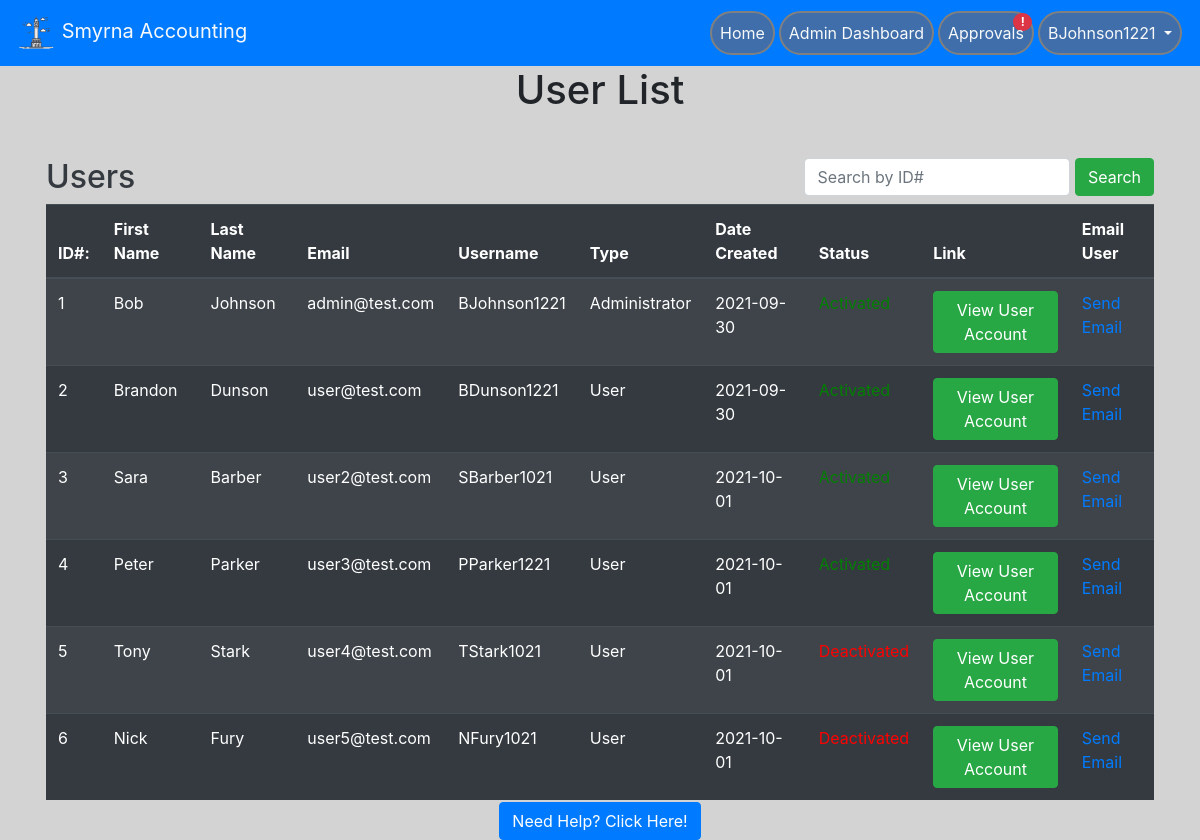
/adminPortal (signed in), run on an earlier commit of the app's database.
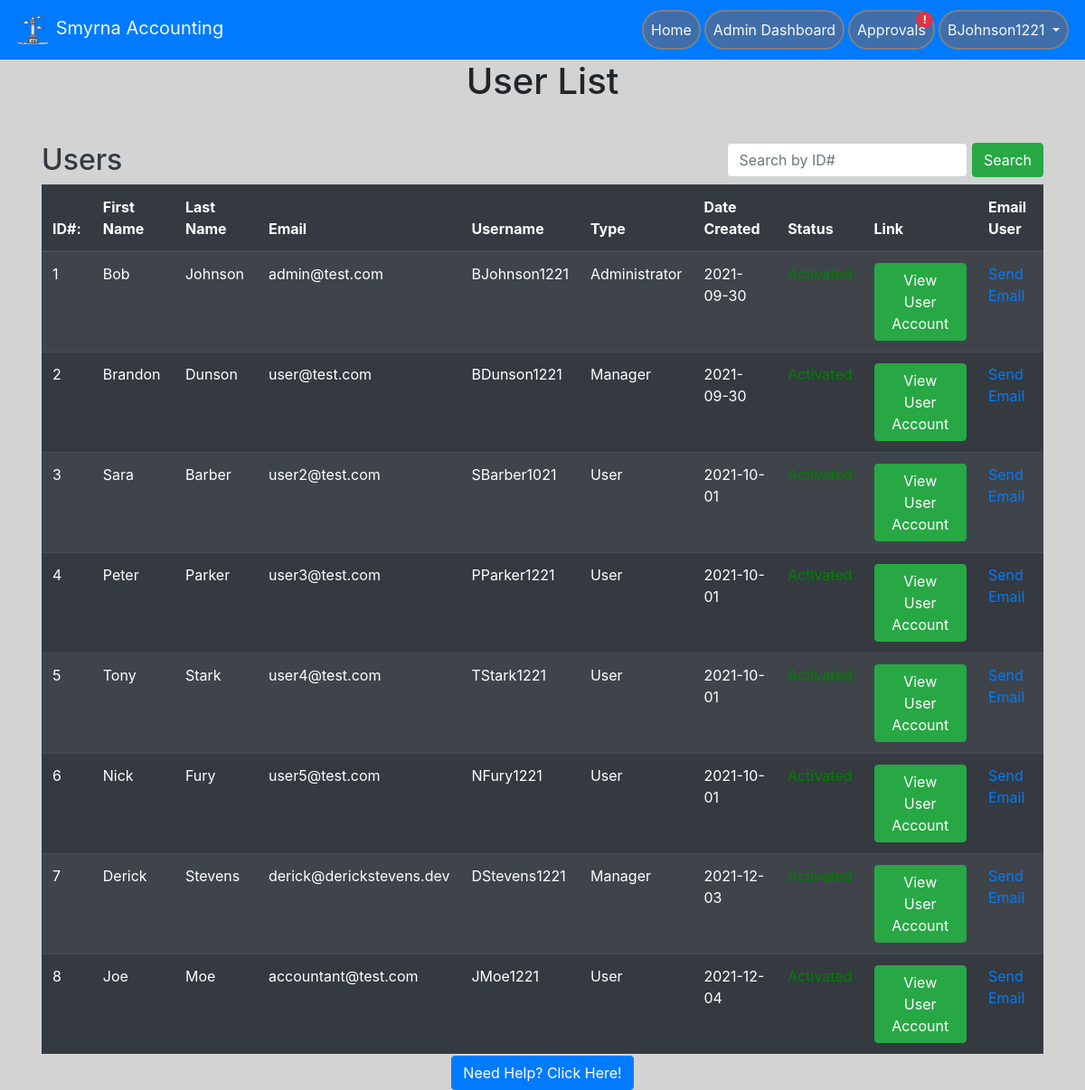
And on a later commit of the database.
### website/models.py (models this page shows, shortened)
class User(db.Model, UserMixin):
    id = db.Column(db.Integer, primary_key=True)  # unique identifier
    email = db.Column(db.String(150), unique=True)
    password = db.Column(db.String(150))
    oldPassword = db.Column(db.String(150))
    firstName = db.Column(db.String(150))
    lastName = db.Column(db.String(150))
    userName = db.Column(db.String(150))
    hasAdmin = db.Column(db.Boolean, default=False)
    hasMan = db.Column(db.Boolean, default=False)
    status = db.Column(db.Boolean, default=False)
    creationDate = db.Column(db.Date())
    expirationDate = db.Column(db.Date())
    suspensionDate = db.Column(db.Date())
    suspensionEnd = db.Column(db.Date())
    accounts = db.relationship("Account", backref="user_backref", lazy=True)

### website/auth.py (the view)
@auth.route('/adminPortal', methods=['GET', 'POST'])
@login_required
def adminPort():
    if request.method == 'POST':
        global SEARCHID
        SEARCHID = request.form.get('searchBar')
        if not SEARCHID:
            user_account_number = request.form.get("get_user")
            return redirect(url_for('auth.accountOverview', id=int(user_account_number)))
        if SEARCHID == None or len(SEARCHID) < 1:
            flash(no_blank, category='error')
            error = Error(error_desc=no_blank)
            db.session.add(error)
            error.errorcreate(no_blank, commit=True)
            return redirect(url_for('auth.adminPort'))
        else:
            return redirect(url_for('auth.accountOverview', id=SEARCHID))
    else:
        if current_user.hasAdmin or current_user.hasMan:
            return render_template('adminPortal.html',
                                   user=current_user, query=User.query.all())
        else:
            flash(no_access, category='error')
            error = Error(error_desc=no_access)
            db.session.add(error)
            error.errorcreate(no_access, commit=True)
            return redirect(url_for('views.home'))

### website/__init__.py (called while the page is built)
def create_app():
    app = Flask(__name__)
    app.config['SECRET_KEY'] = 'this is the secret key'
    app.config['SQLALCHEMY_DATABASE_URI'] = f'sqlite:///{DB_NAME}'
    db.init_app(app)
    app.config['MAIL_SERVER'] = 'smtp.gmail.com'
    app.config['MAIL_PORT'] = 465
    app.config['MAIL_USE_SSL'] = True
    app.config['MAIL_USERNAME'] = 'brandondunson15@gmail.com'
    app.config['MAIL_PASSWORD'] = 'Panopticon0987!@'
    mail.init_app(app)
    from .views import views
    from .auth import auth
    app.register_blueprint(views, url_prefix='/')
    app.register_blueprint(auth, url_prefix='/')
    from .models import User
    create_database(app)
    login_manager = LoginManager()
    login_manager.login_view = 'auth.login'
    login_manager.init_app(app)
    @login_manager.user_loader
    def load_user(id):
        return User.query.get(int(id))
    return app

### website/templates/adminPortal.html (shortened to what this page needs)
{% extends "base.html" %} {% block title %} Admin Portal {% endblock %} {%block
content%}
<h1 class="text-center">User List</h1>
<br />
</div>
<div class="container px-3 py-1 pb-4">
    <form class="form-inline" method="POST">
      <h2 class="text-dark pt-2">Users</h2>
        <div class="ml-auto">
          <input type="search" name="searchBar" class="form-control pr-1" placeholder="Search by ID#"
            list = "userData" />
            <button class="btn btn-success" type="submit">Search</button>
        </div>
    </form>
  <div>
    <table class="table table-striped table-dark">
      <thead style="position: sticky;">
        <tr>
          <th>ID#:</th>
          <th>First Name</th>
          <th>Last Name</th>
          <th>Email</th>
          <th>Username</th>
          <th>Type</th>
          <th>Date Created</th>
          <th>Status</th>
          <th>Link</th>
          <th>Email User</th>
        </tr>
      </thead>
      <tbody style="overflow-y: scroll;">
        {% for user in query %}
        <tr>
          <td>{{user.id}}</td>
          <td>{{user.firstName}}</td>
          <td>{{user.lastName}}</td>
          <td>{{user.email}}</td>
          <td>{{user.userName}}</td>
          {% if user.hasAdmin%}
          <td>Administrator</td>
          {% elif user.hasMan %}
          <td>Manager</td>
          {% else %}
          <td>User</td>
          {% endif %}
          <td>{{user.creationDate}}</td>
          {% if user.status %}
          <td style="color: green">Activated</td>
          {% else %}
          <td style="color: red">Deactivated</td>
          {% endif %}
            <td>
                <form method="POST" >
                    <button type="submit" name = "get_user" class="btn btn-success" value="{{ user.id }}">
                      View User Account
                    </button>
                </form>
            </td>
            <td><a href="/email_user" class="link-primary">Send Email</a></td>
        </tr>
        {% endfor %}
      </tbody>
    </table>
  </div>
</div>
{% endblock %}

### website/templates/base.html (shortened to what this page needs)
<!DOCTYPE html>
<html>
<head>
    <meat name="viewport" content="width=device-width, initial-scale=1" />
    <link rel="stylesheet" href="https://stackpath.bootstrapcdn.com/bootstrap/4.4.1/css/bootstrap.min.css"
 />
    <link rel="stylesheet" href="https://stackpath.bootstrapcdn.com/font-awesome/4.7.0/css/font-awesome.min.css"
 />
</head>
<body style="background-color: lightgrey">
    <nav class="navbar navbar-expand-lg navbar-dark bg-primary sticky-top">
        <a class = "navbar-brand text-light" href='/'>
            <img src="/static/logo.png" width="40" height="40" atl="">
            Smyrna Accounting
        </a>
        <div class = "collapse navbar-collapse" id="navbar">
            <ul class = "navbar-nav ml-auto">
                {% if user.is_authenticated %}
                {% if user.hasAdmin %}
                <li class = "nav-item">
                    <a class = "nav-link text-light text-center" id = "homepage" href="/home">Home</a>
                 </li>
                <li class = "nav-item">
                    <a class = "nav-link text-light text-center" id = "adminPort" href="/adminPortal">Admin Dashboard</a>
                </li>
                 <li class = "nav-item">
                     <span class="badge badge-pill badge-danger" style="float:right;margin-bottom:-10px;">!</span>
                    <a class = "nav-link text-light text-center" id = "approvals" href="/approvals">Approvals</a>
                 </li>
                {% endif %}
                <li class="nav-item dropdown">
                    <a class = "nav-link dropdown-toggle text-light text-center" id = "" data-toggle = "dropdown" aria-haspopup="true" aria-expanded="false">
                        {{ user.userName }}
                    </a>
                </li>
                {% else %}
                <a class = "nav-item nav-link text-light" id = "login" href="/login">Login</a>
                {% endif %}
            </ul>
        </div>
    </nav>
    <div class= "container">
        {%block content%}
        {% endblock %}
</body>
<div class="footer" style="background-color: lightgray;">
    <a href="/help" class="btn btn-primary">Need Help? Click Here!</a>
</div>
</html>

### website/templates/base.html (style rules this page uses)
.footer { position: fixed; left: 0; bottom: 0; width: 100%; background-color: Blue; text-align: center; }
li.nav-item { border: 2px solid grey; margin: 2px; border-radius: 25px; background-color: rgb(63, 110, 170); }

What changed in the data, as far as the page shows it:
changed User "Brandon": hasMan "User" → "Manager"
changed User "Tony": userName "TStark1021" → "TStark1221"; status False → True (drawn)
changed User "Nick": userName "NFury1021" → "NFury1221"; no longer shows "Deactivated"
added User: id "7", firstName "Derick", lastName "Stevens", email "derick@derickstevens.dev", userName "DStevens1221", hasAdmin "Manager", creationDate "2021-12-03"
added User: id "8", firstName "Joe", lastName "Moe", email "accountant@test.com", userName "JMoe1221", hasAdmin "User", creationDate "2021-12-04"
